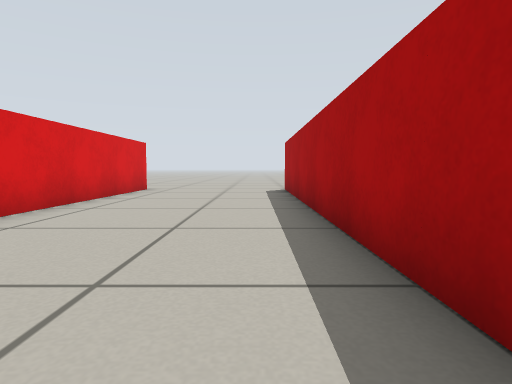
[1] (above)

17 first-person views from a walk through a Gazebo world. The camera is 0.36 m above the floor, tilts 4° down and sees 75° across. The floor is counted in squares, 0.5 m on a side. Each view is taken from the middle of a square. On the plan, view 1 faces up. The plan holds only what a view shows up to about 10 squares ahead; the rest is blank.

[2]
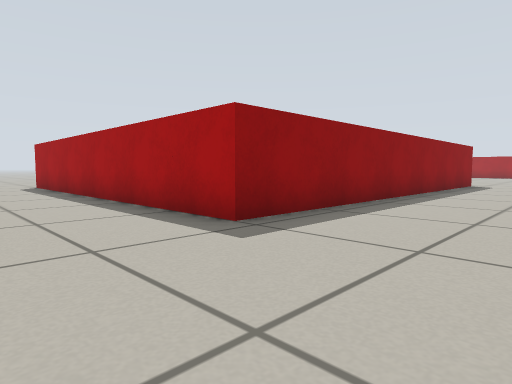

[3]
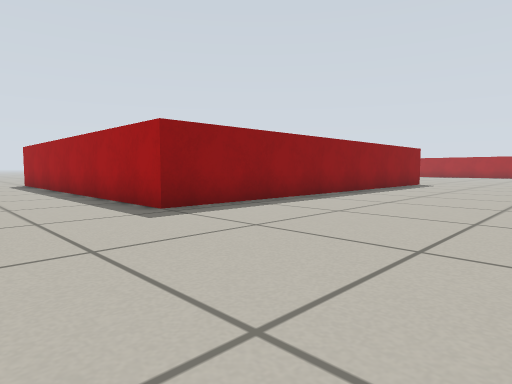

[4]
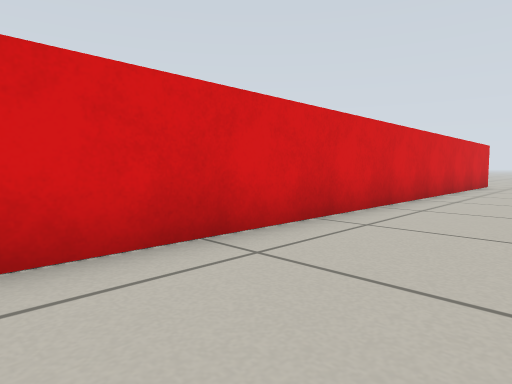

[5]
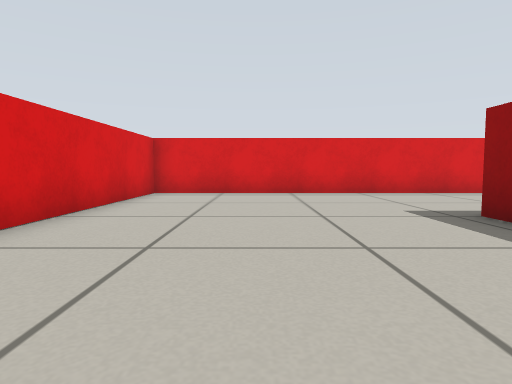

[6]
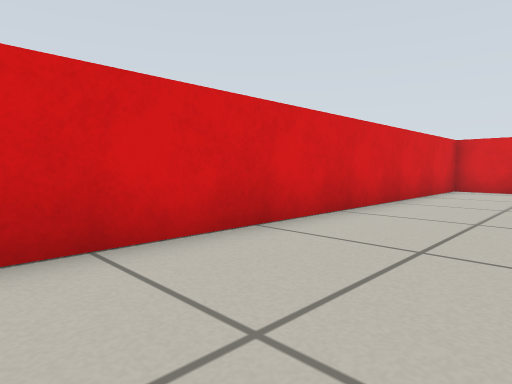

[7]
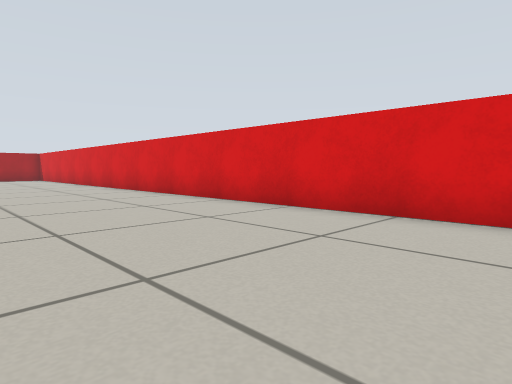

[8]
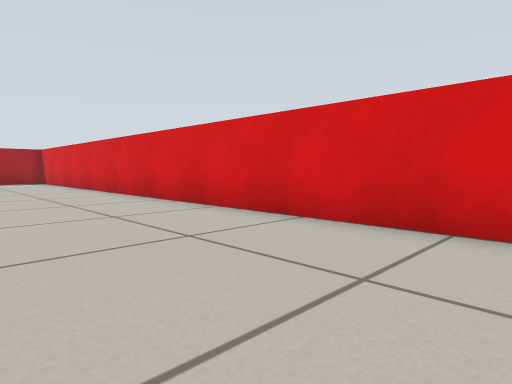

[9]
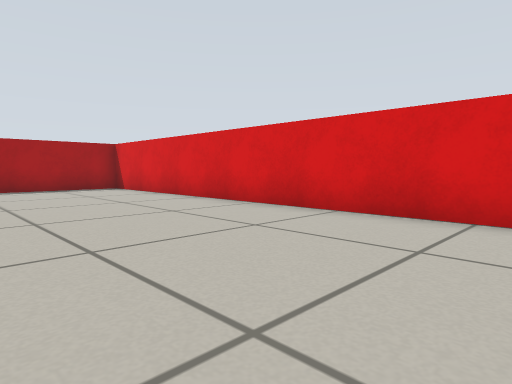

[10]
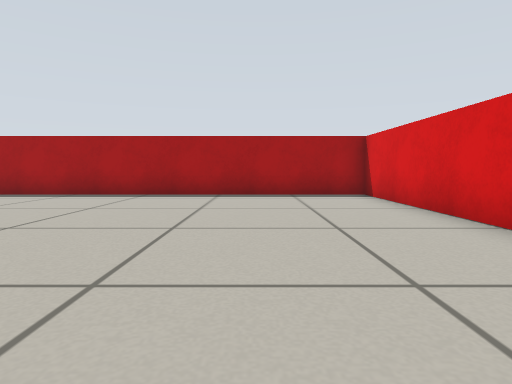

[11]
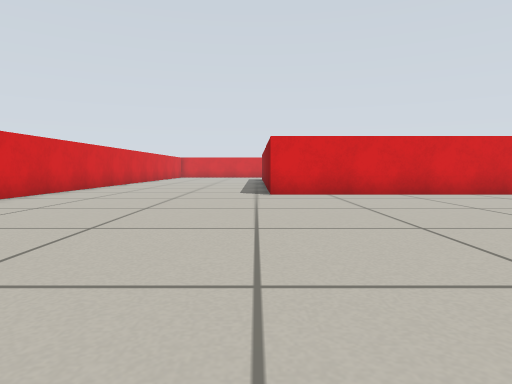

[12]
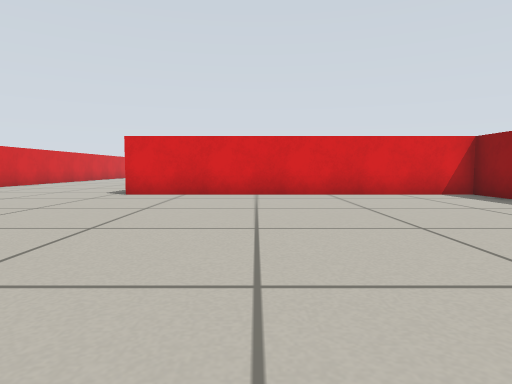

[13]
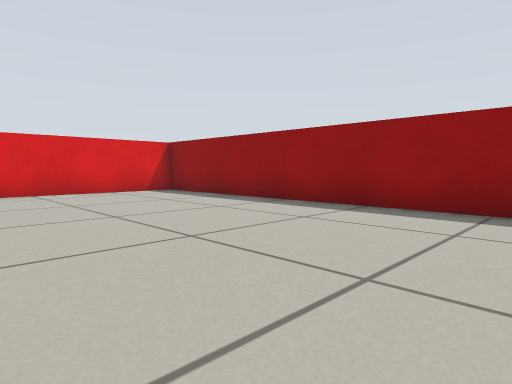

[14]
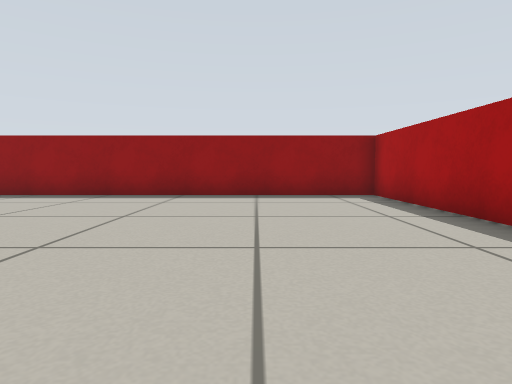

[15]
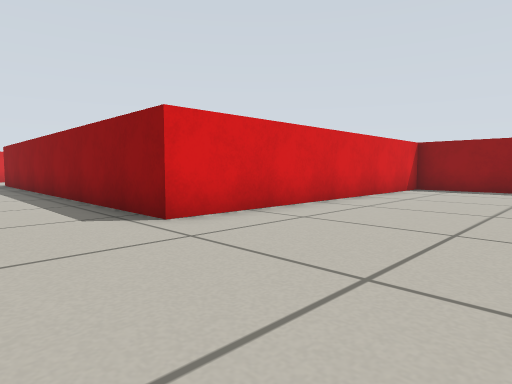

[16]
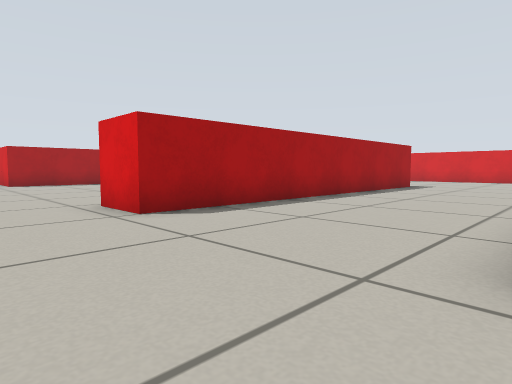

[17]
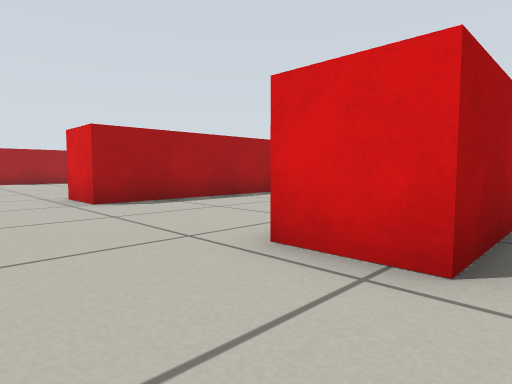

### Floor plan
Points are (right, up) in squares from view 1. A wall is a line through its corners. A room is listed if a view was taken in it or the views show most of it. See-through windows are left out.
Room 1 (views 1, 2, 3, 4, 5, 6, 7, 8, 9, 10, 11, 12, 13, 14, 15)
walls: (-3.8, 10.1) (-3.8, -6) (28.2, -6) (28.2, 10) (13.8, 10) (13.8, 0.4) (1, 0.4) (1, 11.6) (2.6, 11.6)
ways out: opening at (-4.5, 13.5) to room 2; opening at (4.2, 12.5)
Room 2 (views 16, 17)
walls: (-5.4, 9.2) (-5.4, 11.6) (-3.8, 11.6)
ways out: opening at (-4.5, 13.5) to room 1

Positions as (right, up) in squares from view 1, and headings:
1: (0, 0), facing up
2: (-2, -3), facing up-right
3: (-2, -5), facing up-right
4: (-1, -4), facing up-left
5: (6, -3), facing left
6: (8, -3), facing down-left
7: (5, -1), facing down-right
8: (10, -2), facing down-right
9: (16, -1), facing down-right
10: (19, -3), facing right
11: (23, 0), facing left
12: (23, 4), facing left
13: (24, 4), facing up-left
14: (25, 1), facing up
15: (18, -2), facing up-left
16: (-4, 14), facing down-right
17: (-6, 14), facing down-right
